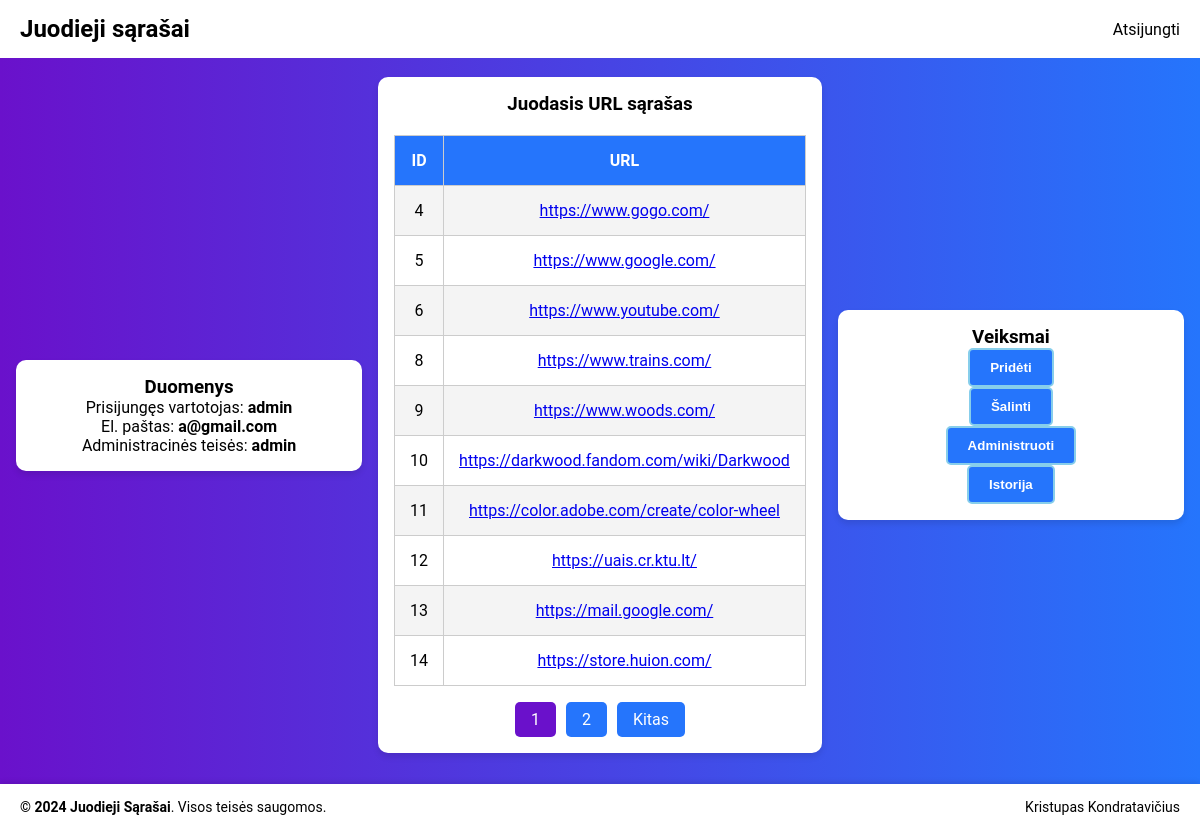
/pages/main.php (signed in), run on the app's committed database.
### tables this page shows
CREATE TABLE `websites` (
  `id` int NOT NULL,
  `url` varchar(255) NOT NULL,
  `is_blacklisted` tinyint(1) DEFAULT '0'
);

### pages/main.php (the view, shortened to what this page needs)
<?php
include '../includes/db_connection.php';
$limit = 10;
$page = isset($_GET['page']) ? (int)$_GET['page'] : 1;
$offset = ($page - 1) * $limit;
$sql = "SELECT * FROM websites WHERE is_blacklisted = TRUE LIMIT $limit OFFSET $offset";
$result_websites = $conn->query($sql);
$total_sql = "SELECT COUNT(*) FROM websites WHERE is_blacklisted = TRUE";
$total_result = $conn->query($total_sql);
$total_row = $total_result->fetch_row();
$total_websites = $total_row[0];
$total_pages = ceil($total_websites / $limit);
?>
<!DOCTYPE html>
<html lang="lt">
<head>
    <link rel="stylesheet" href="../assets/css/style.css">
    <link rel="stylesheet" href="../assets/css/navbar.css">
</head>
<body>
    <?php include '../includes/navbar.php'; ?>
    <div class="main-box" style="margin-left: 1rem; padding: 1rem;">
        <h3>Duomenys</h3>
        <p>Prisijungęs vartotojas: <strong><?php echo $_SESSION['username']; ?></strong></p>
        <p>El. paštas: <strong><?php echo $_SESSION['email']; ?></strong></p>
        <p>Administracinės teisės: <strong><?php echo $_SESSION['role']; ?></strong></p>
    </div>
    <div class="main-container" style="padding: 1rem;">
        <div class="main-box" style="padding: 1rem;">
            <h3>Juodasis URL sąrašas</h3>
            <?php
            if ($result_websites->num_rows > 0) {
                echo "<table class='website-table' style='width: 100%; padding: 1rem;'>
                        <tr>
                            <th>ID</th>
                            <th>URL</th>
                        </tr>";
                while ($row = $result_websites->fetch_assoc()) {
                    echo "<tr>
                            <td>" . $row['id'] . "</td>
                            <td><a href='https://" . $row['url'] . "' target='_blank'>" . $row['url'] . "</a></td>
                        </tr>";
                }
                echo "</table>";
            } else {
                echo "<p>Nėra juodajame sąraše užfiksuotų tinklapių.</p>";
            }
            ?>
            <div class="pagination" style="margin-top: 1rem;">
                <?php for ($i = 1; $i <= $total_pages; $i++): ?>
                    <a href="main.php?page=<?php echo $i; ?>" class="page-link <?php if ($i == $page) echo 'active'; ?>"><?php echo $i; ?></a>
                <?php endfor; ?>
                <?php if ($page < $total_pages): ?>
                    <a href="main.php?page=<?php echo $page + 1; ?>" class="page-link">Kitas</a>
                <?php endif; ?>
            </div>
        </div>
    </div>
</body>
<body>
    <div class="main-box" style="margin-right: 1rem; display: flex; flex-direction: column; align-items: center; padding: 1rem;">
        <h3>Veiksmai</h3>
        <ul style="list-style: none; padding: 0; margin: 0;">
            <li><button onclick="window.location.href='add.php'" style="text-align: center; display: block; text-decoration: none; color: white; font-weight: bold; padding: 10px 20px; background-color: #2575fc; border: 2px solid skyblue; border-radius: 5px; cursor: pointer;">Pridėti</button></li>
        </ul>
        <ul style="list-style: none; padding: 0; margin: 0;">
            <li><button onclick="window.location.href='remove.php'" style="text-align: center; display: block; text-decoration: none; color: white; font-weight: bold; padding: 10px 20px; background-color: #2575fc; border: 2px solid skyblue; border-radius: 5px; cursor: pointer;">Šalinti</button></li>
        </ul>
        <?php if (($_SESSION['role']) == 'admin'): ?>
            <ul style="list-style: none; padding: 0; margin: 0;">
                <li><button onclick="window.location.href='manage_requests.php'" style="text-align: center; display: block; text-decoration: none; color: white; font-weight: bold; padding: 10px 20px; background-color: #2575fc; border: 2px solid skyblue; border-radius: 5px; cursor: pointer;">Administruoti</button></li>
            </ul>
        <?php endif; ?>
        <ul style="list-style: none; padding: 0; margin: 0;">
            <li><button onclick="window.location.href='request_history.php'" style="text-align: center; display: block; text-decoration: none; color: white; font-weight: bold; padding: 10px 20px; background-color: #2575fc; border: 2px solid skyblue; border-radius: 5px; cursor: pointer;">Istorija</button></li>
        </ul>
    </div>
    <?php include '../includes/footer.php'; ?>
</body>
</html>

### includes/navbar.php
<nav class="navbar">
    <div class="navbar-container">
        <a href="main.php" class="logo">Juodieji sąrašai</a>
        <ul class="navbar-links">
            <?php if (isset($_SESSION['user_id'])): ?>
                <li><a href="logout.php">Atsijungti</a></li>
            <?php else: ?>
                <li><a href="login.php">Prisijungti</a></li>
                <li><a href="register.php">Registruotis</a></li>
            <?php endif; ?>
        </ul>
    </div>
</nav>

### includes/footer.php
<div class="bottom-bar">
    <div class="bottom-bar-container">
        <p><strong>© 2024 Juodieji Sąrašai</strong>. Visos teisės saugomos.</p>
        <ul class="bottom-bar-links">
            <p>Kristupas Kondratavičius</p>
        </ul>
    </div>
</div>

### assets/css/style.css (style rules this page uses)
* { margin: 0; padding: 0; box-sizing: border-box; }
body { font-family: 'Roboto', sans-serif; background: linear-gradient(to right, #6a11cb, #2575fc); display: flex; justify-content: center; align-items: center; height: 100vh; overflow: hidden; }
.register-container, .main-container { width: 100%; display: flex; justify-content: center; align-items: center; }
.register-box, .main-box { background-color: #fff; padding: 40px; border-radius: 10px; box-shadow: 0 4px 6px rgba(0, 0, 0, 0.1); width: 400px; text-align: center; }
.website-table { width: 100%; border-collapse: collapse; margin-top: 20px; }
.website-table th, .website-table td { padding: 12px; text-align: center; border: 1px solid #ccc; }
.website-table th { background-color: #2575fc; color: #fff; }
.website-table tr:nth-child(even) { background-color: #f4f4f4; }
.main-container { width: 100%; margin: 20px auto; padding: 0 20px; }
.main-box { background-color: #fff; padding: 40px; border-radius: 10px; box-shadow: 0 4px 6px rgba(0, 0, 0, 0.1); width: 100%; box-sizing: border-box; overflow-x: auto; }
.website-table { width: 100%; border-collapse: collapse; margin-top: 20px; table-layout: auto; }
.website-table th, .website-table td { padding: 15px; text-align: center; border: 1px solid #ccc; word-wrap: break-word; }
.pagination { display: flex; justify-content: center; margin-top: 20px; }
.page-link { padding: 8px 16px; margin: 0 5px; background-color: #2575fc; color: white; text-decoration: none; border-radius: 5px; font-size: 16px; }
.page-link.active { background-color: #6a11cb; }
.main-box { padding: 40px; }
.main-container { padding: 1rem; }
.main-box { padding: 1rem; }
.pagination { margin-top: 20px; }
.pagination a { padding: 8px 16px; margin: 0 5px; background-color: #2575fc; color: white; text-decoration: none; border-radius: 5px; font-size: 16px; }
.pagination a.active { background-color: #6a11cb; }
.main-box ul li button { text-align: center; display: block; text-decoration: none; color: white; font-weight: bold; padding: 10px 20px; background-color: #2575fc; border: 2px solid skyblue; border-radius: 5px; cursor: pointer; }

### assets/css/navbar.css (style rules this page uses)
.navbar { width: 100%; background-color: white; padding: 15px 0; position: fixed; top: 0; left: 0; z-index: 1000; }
.navbar-container { display: flex; justify-content: space-between; align-items: center; padding: 0 20px; }
.navbar .logo { font-size: 24px; color: black; font-weight: bold; text-decoration: none; }
.navbar-links { list-style: none; display: flex; gap: 20px; }
.navbar-links li { margin: 0; }
.navbar-links a { color: black; text-decoration: none; font-size: 16px; transition: color 0.3s ease; }
body { margin-top: 15px; }
.bottom-bar { width: 100%; background-color: white; padding: 15px 0; position: fixed; bottom: 0; left: 0; z-index: 1000; box-shadow: 0 -2px 5px rgba(0, 0, 0, 0.1); }
.bottom-bar-container { display: flex; justify-content: space-between; align-items: center; padding: 0 20px; }
.bottom-bar p { font-size: 14px; color: black; margin: 0; }
.bottom-bar-links { list-style: none; display: flex; gap: 20px; }
body { margin-bottom: 15px; }

### data on the page
websites: id "4", url "https://www.gogo.com/"
websites: id "5", url "https://www.google.com/"
websites: id "6", url "https://www.youtube.com/"
websites: id "8", url "https://www.trains.com/"
websites: id "9", url "https://www.woods.com/"
websites: id "10", url "https://darkwood.fandom.com/wiki/Darkwood"
websites: id "11", url "https://color.adobe.com/create/color-wheel"
websites: id "12", url "https://uais.cr.ktu.lt/"
websites: id "13", url "https://mail.google.com/"
websites: id "14", url "https://store.huion.com/"

### other printed values
$_SESSION['username'] "admin"
$_SESSION['email'] "a@gmail.com"
$_SESSION['role'] "admin"
